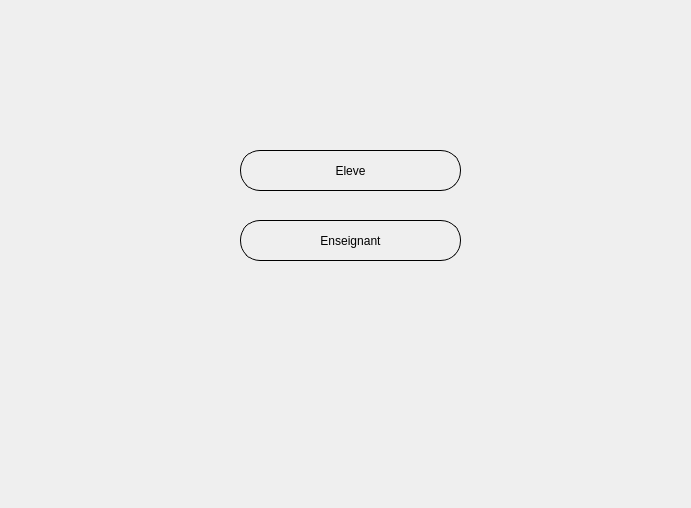
<?xml version="1.0" encoding="UTF-8"?>
<ui version="4.0">
 <class>Menu</class>
 <widget class="QDialog" name="Menu">
  <property name="geometry">
   <rect>
    <x>0</x>
    <y>0</y>
    <width>691</width>
    <height>508</height>
   </rect>
  </property>
  <property name="windowTitle">
   <string>Dialog</string>
  </property>
  <widget class="QLabel" name="label">
   <property name="geometry">
    <rect>
     <x>0</x>
     <y>0</y>
     <width>701</width>
     <height>521</height>
    </rect>
   </property>
   <property name="text">
    <string/>
   </property>
   <property name="pixmap">
    <pixmap>img/back.jpg</pixmap>
   </property>
   <property name="scaledContents">
    <bool>true</bool>
   </property>
  </widget>
  <widget class="QPushButton" name="pushButton">
   <property name="geometry">
    <rect>
     <x>240</x>
     <y>150</y>
     <width>221</width>
     <height>41</height>
    </rect>
   </property>
   <property name="styleSheet">
    <string notr="true">border: 1px solid black;
border-radius:20px !important;</string>
   </property>
   <property name="text">
    <string>Eleve</string>
   </property>
  </widget>
  <widget class="QPushButton" name="pushButton_2">
   <property name="geometry">
    <rect>
     <x>240</x>
     <y>220</y>
     <width>221</width>
     <height>41</height>
    </rect>
   </property>
   <property name="styleSheet">
    <string notr="true">border: 1px solid black;
border-radius:20px !important;</string>
   </property>
   <property name="text">
    <string>Enseignant</string>
   </property>
  </widget>
 </widget>
 <resources/>
 <connections/>
</ui>
